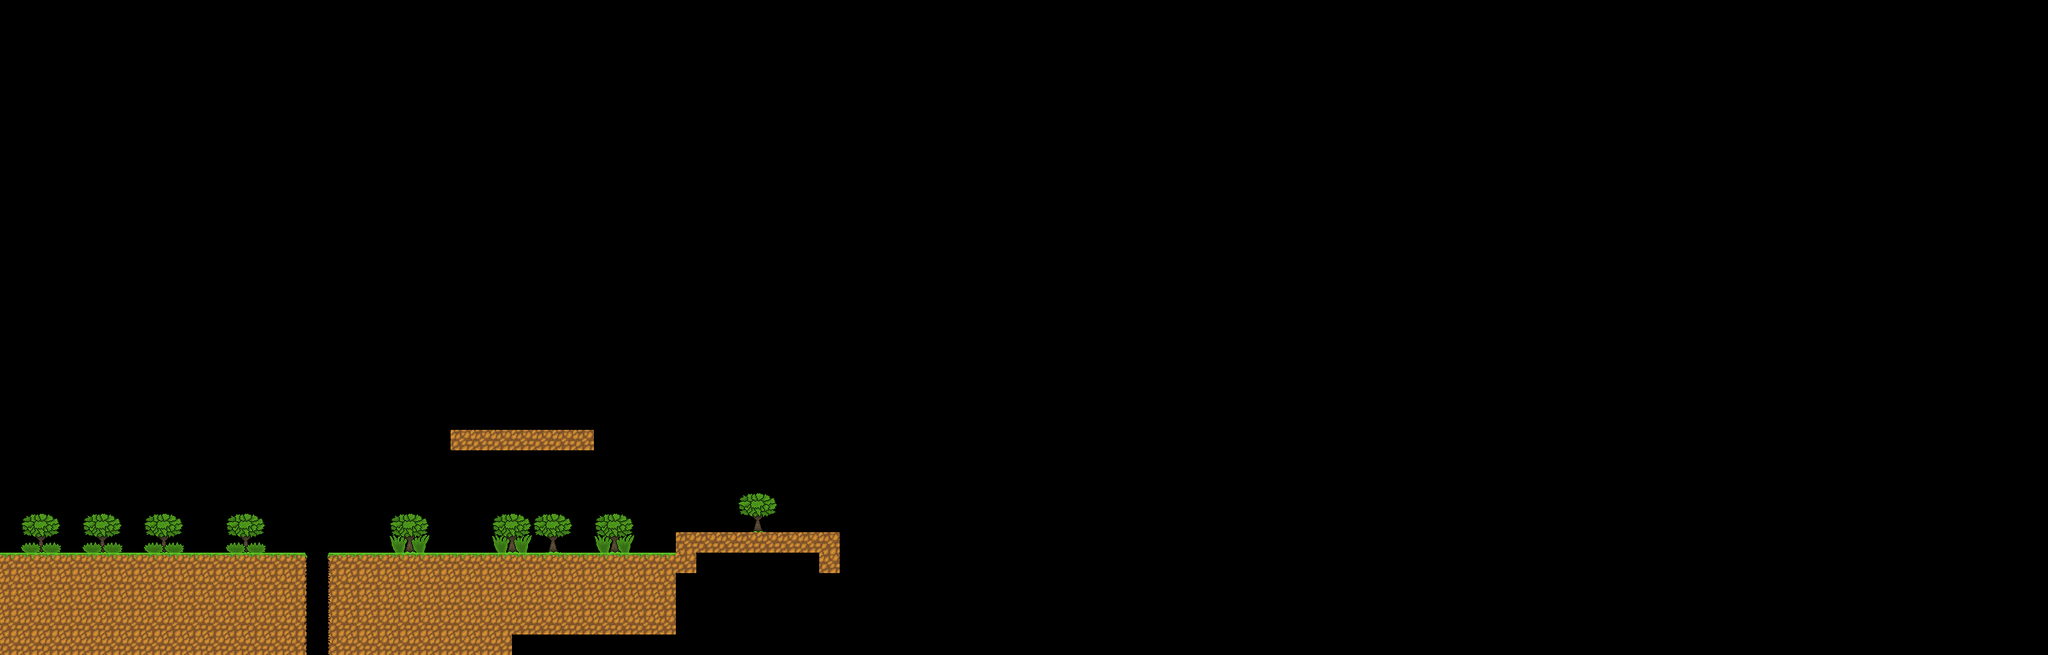

A 2D game scene composited from a Tiled map and its tileset images. What follows is a short description and the map's XML, with each tile layer's data collapsed to a summary:
An orthogonal 100x32 tile map with 32x32 px tiles, 3 tile layers (Tile Layer 1, Tile Layer 2, Tile Layer 3) and 4 objects (3x solid, player).

<map version="1.2" tiledversion="1.2.5" orientation="orthogonal" renderorder="left-up" width="100" height="32" tilewidth="32" tileheight="32" infinite="0" nextlayerid="6" nextobjectid="5">
 <properties>
  <property name="image" value="/Resources/maps/tileset-2.png" />
 </properties>
 <tileset firstgid="1" source="tileset-2.tsx" />
 <layer id="2" name="Tile Layer 1" width="100" height="32">
  <data>[3200 cells, 3200 non-empty, 8 distinct tile ids]</data>
 </layer>
 <layer id="3" name="Tile Layer 2" width="100" height="32">
  <data>[3200 cells, 3200 non-empty, 7 distinct tile ids]</data>
 </layer>
 <layer id="5" name="Tile Layer 3" width="100" height="32">
  <data>[3200 cells, 3200 non-empty, 6 distinct tile ids]</data>
 </layer>
 <objectgroup id="4" name="Object Layer 1">
  <object id="1" type="solid" x="16.129" y="869.355" width="458.065" height="154.839" />
  <object id="2" type="solid" x="516.129" y="867.742" width="540.323" height="151.613" />
  <object id="3" type="solid" x="1061.29" y="837.097" width="248.387" height="59.6774" />
  <object id="4" type="player" x="177.419" y="662.903" width="80.6452" height="104.839" />
 </objectgroup>
</map>
